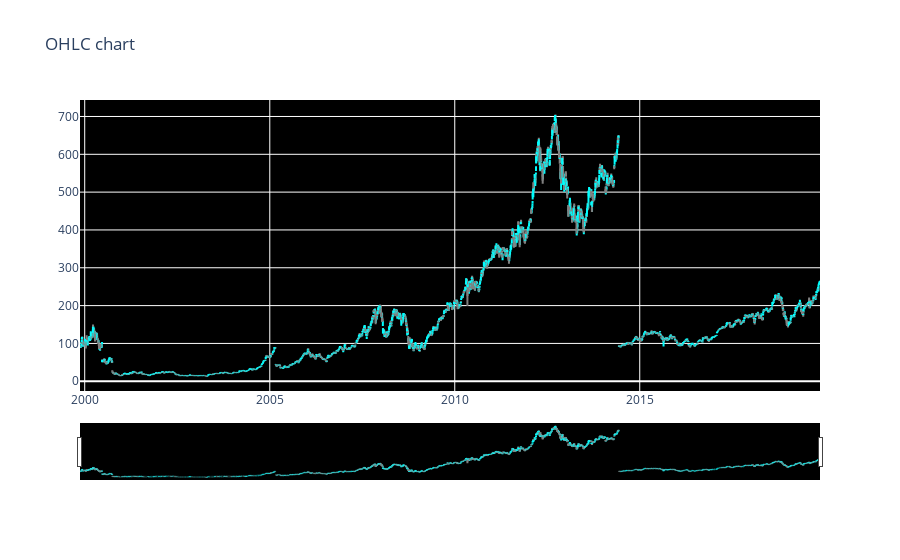

Here is the notebook cell this chart was saved with:
### Markdown cell above
# 3. OHLC financial Chart

### Code cell
layout = {
  "plot_bgcolor": "rgb(0,0,0)",
  "title_text" : "OHLC chart"
}

fig = go.Figure(data=[go.Ohlc(x=df['date'],
                open=df['1. open'],
                high=df['2. high'],
                low=df['3. low'],
                close=df['4. close'],
                increasing_line_color= 'cyan', decreasing_line_color= 'gray' # can be red and green too !!
                )], layout = layout)

fig.show()

### Figure 1 — Plotly figure (JSON) as saved in the notebook; plotly's stock layout.template omitted (floating-point values rounded to 4 significant figures; data arrays with more than 128 entries replaced by an {"elided": "..."} marker saying what was removed)
{"data": [{"close": {"elided": "5033 float values"}, "decreasing": {"line": {"color": "gray"}}, "high": {"elided": "5033 float values"}, "increasing": {"line": {"color": "cyan"}}, "low": {"elided": "5033 float values"}, "open": {"elided": "5033 float values"}, "type": "ohlc", "x": {"elided": "5033 str values"}}], "layout": {"plot_bgcolor": "rgb(0,0,0)", "title": {"text": "OHLC chart"}}}
